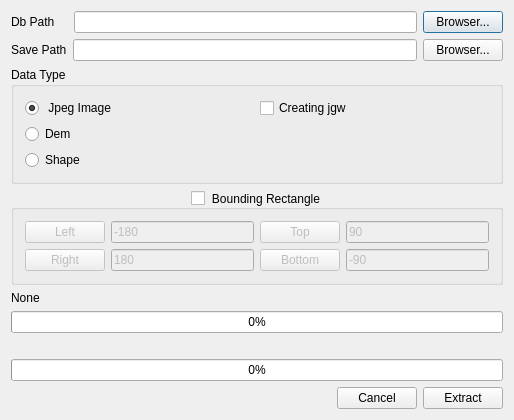
<?xml version="1.0" encoding="UTF-8"?>
<ui version="4.0">
 <class>GDemDbExtractDlg</class>
 <widget class="QDialog" name="GDemDbExtractDlg">
  <property name="geometry">
   <rect>
    <x>0</x>
    <y>0</y>
    <width>514</width>
    <height>413</height>
   </rect>
  </property>
  <property name="windowTitle">
   <string>GDemDbExtractDlg</string>
  </property>
  <layout class="QVBoxLayout" name="verticalLayout_4">
   <item>
    <layout class="QHBoxLayout" name="horizontalLayout">
     <property name="sizeConstraint">
      <enum>QLayout::SetDefaultConstraint</enum>
     </property>
     <item>
      <widget class="QLabel" name="label">
       <property name="sizePolicy">
        <sizepolicy hsizetype="Preferred" vsizetype="Fixed">
         <horstretch>0</horstretch>
         <verstretch>0</verstretch>
        </sizepolicy>
       </property>
       <property name="text">
        <string>Db Path    </string>
       </property>
      </widget>
     </item>
     <item>
      <widget class="QLineEdit" name="lineEditInputPath">
       <property name="readOnly">
        <bool>false</bool>
       </property>
      </widget>
     </item>
     <item>
      <widget class="QPushButton" name="pushButtonBrowserInput">
       <property name="text">
        <string>Browser...</string>
       </property>
      </widget>
     </item>
    </layout>
   </item>
   <item>
    <layout class="QHBoxLayout" name="horizontalLayout_2">
     <item>
      <widget class="QLabel" name="label_2">
       <property name="text">
        <string>Save Path</string>
       </property>
      </widget>
     </item>
     <item>
      <widget class="QLineEdit" name="lineEditSavePath"/>
     </item>
     <item>
      <widget class="QPushButton" name="pushButtonBrowserSave">
       <property name="text">
        <string>Browser...</string>
       </property>
      </widget>
     </item>
    </layout>
   </item>
   <item>
    <widget class="QGroupBox" name="groupBox_2">
     <property name="title">
      <string>Data Type</string>
     </property>
     <layout class="QVBoxLayout" name="verticalLayout_2">
      <item>
       <layout class="QHBoxLayout" name="horizontalLayout_6">
        <item>
         <widget class="QRadioButton" name="radioButtonImage">
          <property name="text">
           <string> Jpeg Image</string>
          </property>
          <property name="checked">
           <bool>true</bool>
          </property>
         </widget>
        </item>
        <item>
         <widget class="QCheckBox" name="actionJGWmaker">
          <property name="text">
           <string>Creating jgw</string>
          </property>
          <property name="checked">
           <bool>false</bool>
          </property>
         </widget>
        </item>
       </layout>
      </item>
      <item>
       <widget class="QRadioButton" name="radioButtonDem">
        <property name="text">
         <string>Dem</string>
        </property>
       </widget>
      </item>
      <item>
       <widget class="QRadioButton" name="radioButtonShape">
        <property name="text">
         <string>Shape</string>
        </property>
       </widget>
      </item>
     </layout>
    </widget>
   </item>
   <item>
    <widget class="QGroupBox" name="groupBoxBounding">
     <property name="layoutDirection">
      <enum>Qt::LeftToRight</enum>
     </property>
     <property name="title">
      <string>Bounding Rectangle</string>
     </property>
     <property name="alignment">
      <set>Qt::AlignCenter</set>
     </property>
     <property name="checkable">
      <bool>true</bool>
     </property>
     <property name="checked">
      <bool>false</bool>
     </property>
     <layout class="QVBoxLayout" name="verticalLayout">
      <item>
       <layout class="QHBoxLayout" name="horizontalLayout_3">
        <item>
         <widget class="QPushButton" name="pushButton">
          <property name="text">
           <string>Left</string>
          </property>
         </widget>
        </item>
        <item>
         <widget class="QLineEdit" name="lineEditLeft">
          <property name="text">
           <string>-180</string>
          </property>
         </widget>
        </item>
        <item>
         <widget class="QPushButton" name="pushButton_3">
          <property name="autoFillBackground">
           <bool>false</bool>
          </property>
          <property name="text">
           <string>Top</string>
          </property>
         </widget>
        </item>
        <item>
         <widget class="QLineEdit" name="lineEditTop">
          <property name="text">
           <string>90</string>
          </property>
         </widget>
        </item>
       </layout>
      </item>
      <item>
       <layout class="QHBoxLayout" name="horizontalLayout_4">
        <item>
         <widget class="QPushButton" name="pushButton_2">
          <property name="text">
           <string>Right</string>
          </property>
         </widget>
        </item>
        <item>
         <widget class="QLineEdit" name="lineEditRight">
          <property name="text">
           <string>180</string>
          </property>
         </widget>
        </item>
        <item>
         <widget class="QPushButton" name="pushButton_4">
          <property name="text">
           <string>Bottom</string>
          </property>
         </widget>
        </item>
        <item>
         <widget class="QLineEdit" name="lineEditBottom">
          <property name="text">
           <string>-90</string>
          </property>
         </widget>
        </item>
       </layout>
      </item>
     </layout>
    </widget>
   </item>
   <item>
    <widget class="QLabel" name="labelTileFileName">
     <property name="text">
      <string>None</string>
     </property>
    </widget>
   </item>
   <item>
    <widget class="QProgressBar" name="progressBarTileCount">
     <property name="value">
      <number>0</number>
     </property>
    </widget>
   </item>
   <item>
    <widget class="QLabel" name="labelGDemFileName">
     <property name="text">
      <string/>
     </property>
    </widget>
   </item>
   <item>
    <widget class="QProgressBar" name="progressBarGDemCount">
     <property name="value">
      <number>0</number>
     </property>
    </widget>
   </item>
   <item>
    <layout class="QHBoxLayout" name="horizontalLayout_5">
     <item>
      <spacer name="horizontalSpacer">
       <property name="orientation">
        <enum>Qt::Horizontal</enum>
       </property>
       <property name="sizeHint" stdset="0">
        <size>
         <width>40</width>
         <height>20</height>
        </size>
       </property>
      </spacer>
     </item>
     <item>
      <widget class="QPushButton" name="pushButtonCancel">
       <property name="text">
        <string>Cancel</string>
       </property>
      </widget>
     </item>
     <item>
      <widget class="QPushButton" name="pushButtonExtract">
       <property name="text">
        <string>Extract</string>
       </property>
      </widget>
     </item>
    </layout>
   </item>
  </layout>
 </widget>
 <layoutdefault spacing="6" margin="11"/>
 <resources/>
 <connections/>
</ui>
